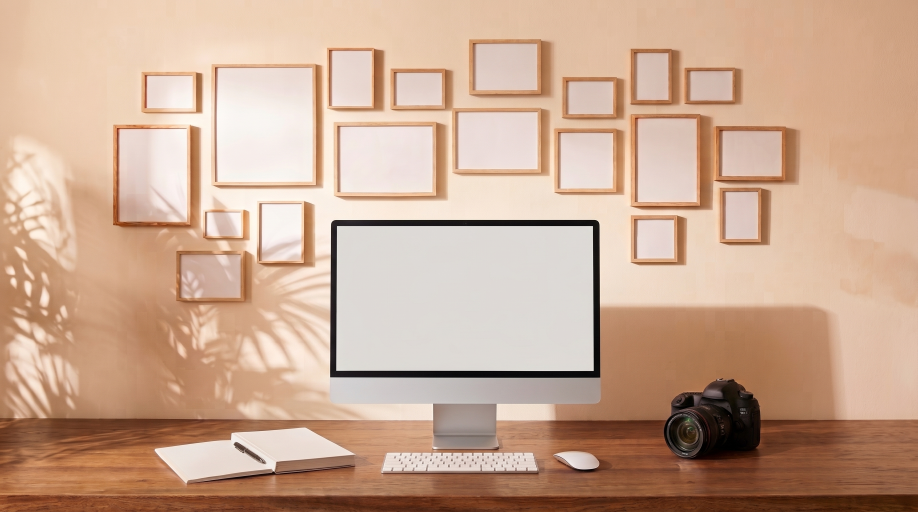
#> input picture assets/desk-final.jpg, 2752 x 1536 px, found by its file name (shown at 1/3 size)
$ python detect_and_compose.py
#> lines starting #> are read from the running program, lines starting #| are printed output that depends on the picture; after the words box and inside, x2 and y2 are one past the last pixel; in counts of white or black regions, pixels touching at a corner belong together; long printed decimals are rounded
#!/usr/bin/env python3
"""Detect monitor screen rect in desk-final.jpg and compose browser idle screenshot."""
from __future__ import annotations

import os
import shutil
from pathlib import Path

from PIL import Image, ImageDraw, ImageFont
import numpy as np

ROOT = Path("/workspace")
ASSETS = ROOT / "assets"
PUBLIC = ROOT / "public"

DESK = ASSETS / "desk-final.jpg"
ROOTED = ASSETS / "rooted-nyc-screenshot.png"
SCREEN_CROP = ASSETS / "screen-crop-detect.jpg"
BROWSER_IDLE = PUBLIC / "browser-idle-screenshot.jpg"


def copy_assets() -> None:
    PUBLIC.mkdir(parents=True, exist_ok=True)
    shutil.copy2(DESK, PUBLIC / "desk-final.jpg")
    shutil.copy2(ROOTED, PUBLIC / "rooted-nyc-screenshot.png")
    print(f"copied {PUBLIC / 'desk-final.jpg'}")
    print(f"copied {PUBLIC / 'rooted-nyc-screenshot.png'}")


def detect_screen(img: Image.Image) -> tuple[int, int, int, int]:
    """Return left, top, width, height in pixels for warm-gray screen content."""
    arr = np.array(img.convert("RGB"))
    h, w = arr.shape[:2]
    # Screen is warm light gray ~220 RGB, low chroma — not pure white.
    r, g, b = arr[:, :, 0].astype(np.int16), arr[:, :, 1].astype(np.int16), arr[:, :, 2].astype(np.int16)
    mx = np.maximum(np.maximum(r, g), b)
    mn = np.minimum(np.minimum(r, g), b)
    mean = (r + g + b) / 3.0
    chroma = mx - mn
    # Tuned for ~220 gray: allow 205-235, chroma < 12
    mask = (mean >= 205) & (mean <= 235) & (chroma <= 12)

    # Restrict search to center of image (monitor)
    y0, y1 = int(h * 0.18), int(h * 0.72)
    x0, x1 = int(w * 0.22), int(w * 0.78)
    roi = mask[y0:y1, x0:x1]

    # Row/col projections — avoid pixel BFS
    row_counts = roi.sum(axis=1)
    col_counts = roi.sum(axis=0)
    # Require a solid band of gray rows/cols
    row_thresh = max(20, int(0.15 * (x1 - x0)))
    col_thresh = max(20, int(0.15 * (y1 - y0)))
    rows = np.where(row_counts >= row_thresh)[0]
    cols = np.where(col_counts >= col_thresh)[0]
    if len(rows) == 0 or len(cols) == 0:
        raise RuntimeError("screen not found via projection")

    # Take largest contiguous run of rows and cols
    def largest_run(idxs: np.ndarray) -> tuple[int, int]:
        best_s, best_e, s = idxs[0], idxs[0], idxs[0]
        prev = idxs[0]
        for v in idxs[1:]:
            if v == prev + 1:
                prev = v
            else:
                if prev - s > best_e - best_s:
                    best_s, best_e = s, prev
                s = prev = v
        if prev - s > best_e - best_s:
            best_s, best_e = s, prev
        return int(best_s), int(best_e)

    rs, re = largest_run(rows)
    cs, ce = largest_run(cols)
    left = x0 + cs
    top = y0 + rs
    right = x0 + ce + 1
    bottom = y0 + re + 1
    # Tighten using actual mask inside box
    sub = mask[top:bottom, left:right]
    ys, xs = np.where(sub)
    if len(xs) == 0:
        raise RuntimeError("empty screen mask after projection")
    left = left + int(xs.min())
    right = left + int(xs.max()) + 1 - int(xs.min()) + (left - (left + int(xs.min())))
    # recompute cleanly
    left = (x0 + cs) + int(xs.min())
    top = (y0 + rs) + int(ys.min())
    right = (x0 + cs) + int(xs.max()) + 1
    bottom = (y0 + rs) + int(ys.max()) + 1
    pad = 3
    left, top, right, bottom = left + pad, top + pad, right - pad, bottom - pad
    return left, top, right - left, bottom - top


def compose_browser_idle(
    out_path: Path,
    content_path: Path,
    screen_w: int = 772,
    screen_h: int = 435,
) -> None:
    """Cover-fit screenshot into the 16:9 monitor rect — no gray frame."""
    content = Image.open(content_path).convert("RGB")
    cw, ch = content.size
    scale = max(screen_w / cw, screen_h / ch)
    nw, nh = int(cw * scale + 0.5), int(ch * scale + 0.5)
    resized = content.resize((nw, nh), Image.Resampling.LANCZOS)
    left = (nw - screen_w) // 2
    top = 0
    if top + screen_h > nh:
        top = nh - screen_h
    out = resized.crop((left, top, left + screen_w, top + screen_h))
    out.save(out_path, quality=94, optimize=True)
    print(f"wrote {out_path} size={out.size}")


def main() -> None:
    copy_assets()

    desk = Image.open(DESK)
#> desk is the input picture: PIL image 2752x1536 RGB; mean R, G, B 202, 168.8, 146.4
    print("desk size", desk.size, "mode", desk.mode)
#| desk size (2752, 1536) mode RGB
    left, top, width, height = detect_screen(desk)
#> in detect_screen, `chroma = mx - mn`:
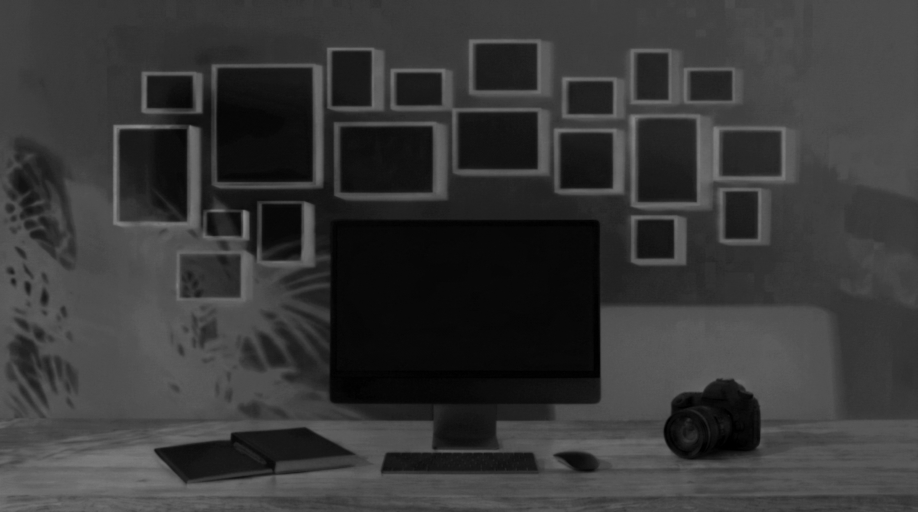
#> chroma: shape (1536, 2752) int16 (shown at 1/3 size); min 0, max 140, mean 55.6
#> in detect_screen, `mask = (mean >= 205) & (mean <= 235) & (chroma <= 12)`:
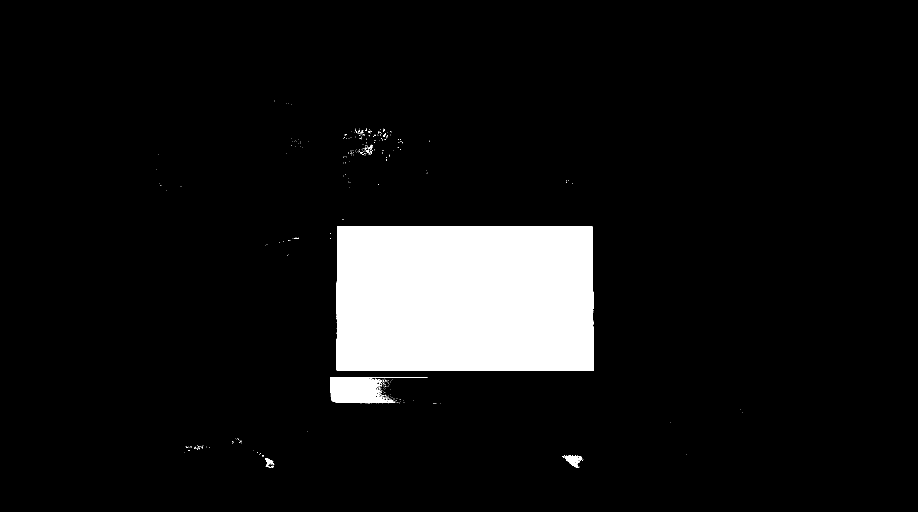
#> mask: shape (1536, 2752) bool (shown at 1/3 size); 8.2% white; 346 white regions (333 under 20 px), largest, box (x1, y1, x2, y2) and area: (1009, 679, 1781, 1113) 333127, (990, 1132, 1283, 1210) 10631, (1692, 1366, 1747, 1404) 940
#> in detect_screen, `roi = mask[y0:y1, x0:x1]`:
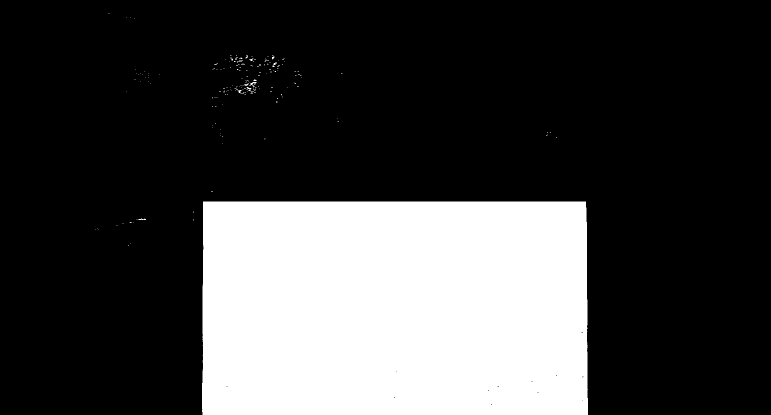
#> roi: shape (829, 1541) bool (shown at 1/2 size); 25.7% white; 175 white regions (166 under 20 px), largest, box (x1, y1, x2, y2) and area: (404, 403, 1176, 829) 327570, (499, 164, 513, 175) 56, (493, 174, 503, 182) 37
#> in detect_screen, `row_counts = roi.sum(axis=1)`: row_counts = 829 values, max 783 at index 438, min 0 at index 0, mean 396.1
#> in detect_screen, `col_counts = roi.sum(axis=0)`: col_counts = 1541 values, max 443 at index 509, min 0 at index 0, mean 213.1
#> in detect_screen, `rows = np.where(row_counts >= row_thresh)[0]`: rows = 426 values from 403 to 828
#> in detect_screen, `cols = np.where(col_counts >= col_thresh)[0]`: cols = 770 values from 405 to 1174
#> in largest_run, `best_s, best_e, s = idxs[0], idxs[0], idxs[0]`: best_s = 403
#> in largest_run, `best_s, best_e = s, prev`: best_e = 828
#> in detect_screen, `rs, re = largest_run(rows)`: rs = 403; re = 828
#> in detect_screen, `cs, ce = largest_run(cols)`: cs = 405; ce = 1174
#> in detect_screen, `left = x0 + cs`: left = 1010
#> in detect_screen, `top = y0 + rs`: top = 679
#> in detect_screen, `right = x0 + ce + 1`: right = 1780
#> in detect_screen, `bottom = y0 + re + 1`: bottom = 1105
#> in detect_screen, `sub = mask[top:bottom, left:right]`:
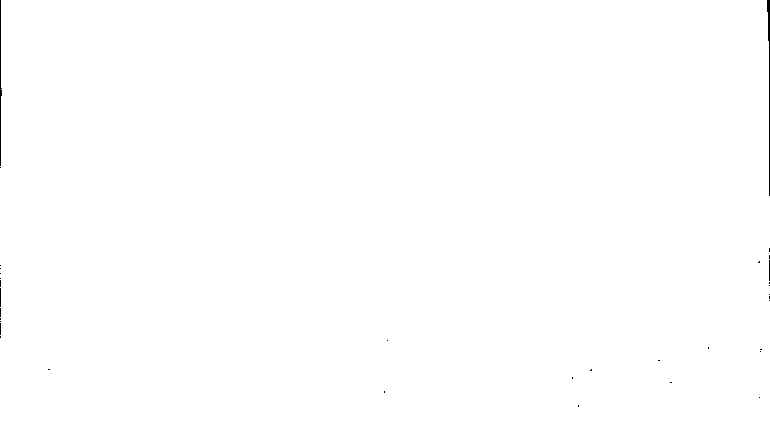
#> sub: shape (426, 770) bool; 99.8% white; black in thin lines or dots
#> in detect_screen, `left, top, right, bottom = left + pad, top + pad, right - pad, bottom ..`: left = 1013; top = 682; right = 1777; bottom = 1102
#> left = 1013; top = 682; width = 764; height = 420
    w, h = desk.size
#> w = 2752; h = 1536
    lf, tf, wf, hf = left / w, top / h, width / w, height / h
#> lf = 0.368; tf = 0.444; wf = 0.278; hf = 0.273
    print("PIXELS left,top,width,height", left, top, width, height)
#| PIXELS left,top,width,height 1013 682 764 420
    print("FRACTIONS left,top,width,height", lf, tf, wf, hf)
#| FRACTIONS left,top,width,height 0.3681 0.444 0.2776 0.2734
    print(
        "PERCENTAGES left,top,width,height",
        f"{lf*100:.4f}%",
        f"{tf*100:.4f}%",
        f"{wf*100:.4f}%",
        f"{hf*100:.4f}%",
    )
#| PERCENTAGES left,top,width,height 36.8096% 44.4010% 27.7616% 27.3438%
    crop = desk.crop((left, top, left + width, top + height))
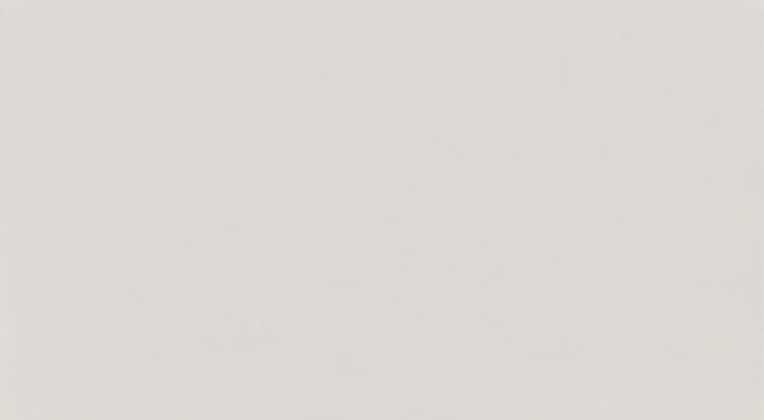
#> crop: PIL image 764x420 RGB; mean R, G, B 221.1, 217, 213.2
    crop.save(SCREEN_CROP, quality=95)
    print(f"wrote {SCREEN_CROP}")

    compose_browser_idle(BROWSER_IDLE, ROOTED, screen_w=width, screen_h=height)
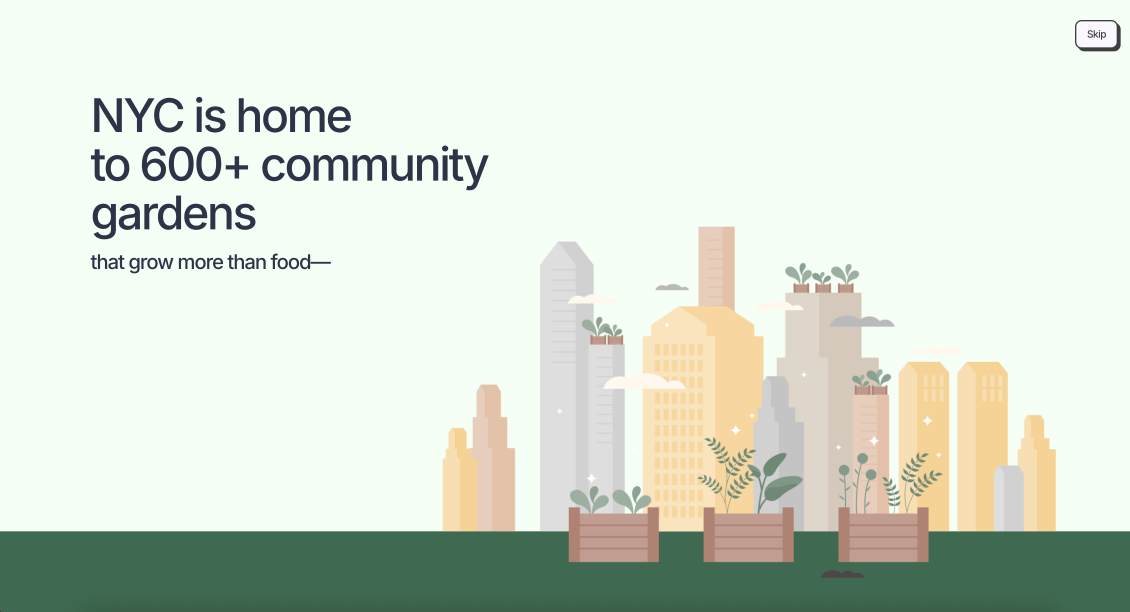
#> input picture assets/rooted-nyc-screenshot.png, 3390 x 1834 px, found by its file name (shown at 1/3 size)
#> in compose_browser_idle, `scale = max(screen_w / cw, screen_h / ch)`: scale = 0.229
#> in compose_browser_idle, `nw, nh = int(cw * scale + 0.5), int(ch * scale + 0.5)`: nw = 776; nh = 420
#> in compose_browser_idle, `left = (nw - screen_w) // 2`: left = 6
#> in compose_browser_idle, `out = resized.crop((left, top, left + screen_w, top + screen_h))`:
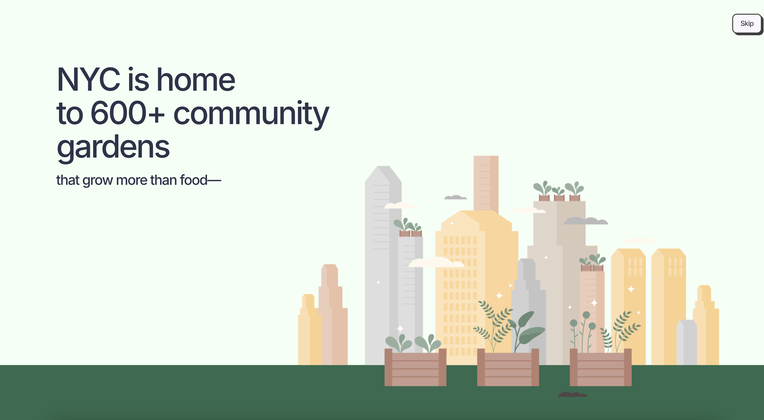
#> out: PIL image 764x420 RGB; mean R, G, B 216.7, 224.6, 210.9
#| wrote /workspace/public/browser-idle-screenshot.jpg size=(764, 420)

    for p in [
        PUBLIC / "desk-final.jpg",
        PUBLIC / "rooted-nyc-screenshot.png",
        SCREEN_CROP,
        BROWSER_IDLE,
        ROOT / "package.json",
        ROOT / "src" / "main.tsx",
    ]:
        print(("OK" if p.exists() else "MISSING"), p, p.stat().st_size if p.exists() else 0)


if __name__ == "__main__":
#> (the run stopped early here; a loop or call above may not have finished)
